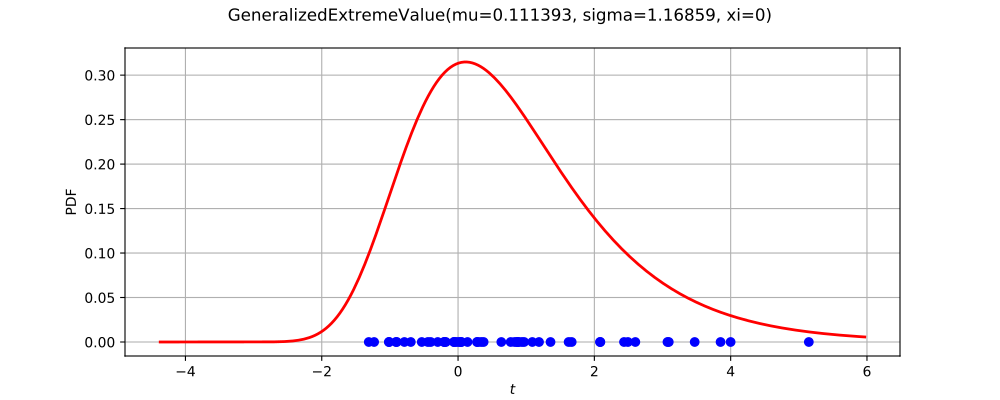

Python code for this plot:
import openturns as ot
from matplotlib import pyplot as plt
from openturns.viewer import View
ot.RandomGenerator.SetSeed(0)
factory = ot.GeneralizedExtremeValueFactory()
ref = factory.build()
dimension = ref.getDimension()
if dimension <= 2:
    sample = ref.getSample(50)
    distribution = factory.build(sample)
    if dimension == 1:
        distribution.setDescription(['$t$'])
        pdf_graph = distribution.drawPDF(256)
        cloud = ot.Cloud(sample, ot.Sample(sample.getSize(), 1))
        cloud.setColor('blue')
        cloud.setPointStyle('fcircle')
        pdf_graph.add(cloud)
        pdf_graph.setTitle(str(distribution))
        fig = plt.figure(figsize=(10, 4))
        pdf_axis = fig.add_subplot(111)
        View(pdf_graph, figure=fig, axes=[pdf_axis], add_legend=False)
    else:
        sample = ref.getSample(500)
        distribution.setDescription(['$t_0$', '$t_1$'])
        pdf_graph = distribution.drawPDF([256]*2)
        cloud = ot.Cloud(sample)
        cloud.setColor('red')
        cloud.setPointStyle('fcircle')
        pdf_graph.add(cloud)
        pdf_graph.setTitle(str(distribution))
        fig = plt.figure(figsize=(10, 4))
        pdf_axis = fig.add_subplot(111)
        View(pdf_graph, figure=fig, axes=[pdf_axis], add_legend=False, square_axes=True)
